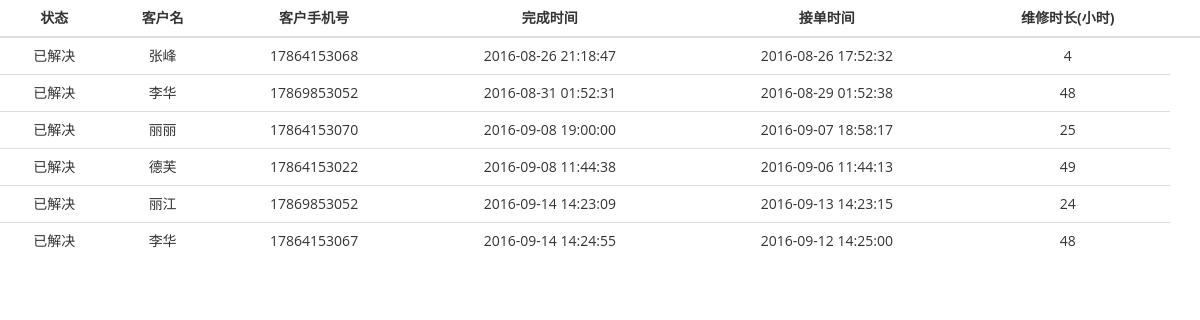
/Repair/repairsWeb/Manger/show_replayer_quest.php, run on the app's committed database.
### tables this page shows
CREATE TABLE `screen_order` (
  `id` int(11) NOT NULL AUTO_INCREMENT,
  `username` text,
  `userphone` text,
  `sockername` text,
  `sockerphone` text,
  `question` text,
  `position` text,
  `positionlocation` text,
  `time` datetime DEFAULT NULL,
  `static` text,
  `picture` text,
  `type` text,
  `completetime` datetime DEFAULT NULL,
  `racetime` datetime DEFAULT NULL,
  `appraise` text,
  PRIMARY KEY (`id`)
);

### Repair/repairsWeb/Manger/show_replayer_quest.php (the view, shortened to what this page needs)
<!DOCTYPE html PUBLIC "-//W3C//DTD XHTML 1.0 Transitional//EN" "http://www.w3.org/TR/xhtml1/DTD/xhtml1-transitional.dtd">
<html xmlns="http://www.w3.org/1999/xhtml">
<head>
<link rel="stylesheet" type="text/css" href="../lib/bootstrap/css/bootstrap.css">
<link rel="stylesheet" href="../lib/font-awesome/css/font-awesome.css">
<link rel="stylesheet" type="text/css" href="../stylesheets/theme.css">
</head>
<body>
<?php
$result = mysql_query("select * from screen_order where  static='已解决'");
echo "<table class='table'><thead><tr>";
		echo "
		<th>状态</th>
		<th>客户名</th>
		<th>客户手机号</th>
		<th>完成时间</th>
		<th>接单时间</th>
		<th>维修时长(小时)</th>
		";
		echo "<th style=' width='3.5em''></th></tr></thead>";
		echo "<tbody>";
while ($row = mysql_fetch_array($result)) {
            echo "<tr>
			<td>".$row['static']."</td>
			<td>".$row['sockername']."</td>
			<td>".$row['userphone']."</td>
			<td>".$row['completetime']."</td>
			<td>".$row['racetime']."</td>
			<td>".ceil(ceil(strtotime($row['completetime'])-strtotime($row['racetime']))/60/60)."</td>"
			;
   echo "</tr>";
        }
        echo "</tbody></table>";
?>
</body>
</html>

### Repair/repairsWeb/stylesheets/theme.css (style rules this page uses)
body { background: #fafafa; background-color:#FFF; background-position: initial initial; background-repeat: initial initial; margin: 0px; padding: 0px; }
body, h1, h2, h3, h4, h5, h6, p, a, .h1, .h2, .h3, .h4, .h5, .h6 { font-family: 'Open Sans', helvetica, arial, sans-serif; }

### data on the page
screen_order: static "已解决", sockername "张峰", userphone "17864153068", completetime "2016-08-26 21:18:47", racetime "2016-08-26 17:52:32", completetime+racetime "4"
screen_order: static "已解决", sockername "李华", userphone "17869853052", completetime "2016-08-31 01:52:31", racetime "2016-08-29 01:52:38", completetime+racetime "48"
screen_order: static "已解决", sockername "丽丽", userphone "17864153070", completetime "2016-09-08 19:00:00", racetime "2016-09-07 18:58:17", completetime+racetime "25"
screen_order: static "已解决", sockername "德芙", userphone "17864153022", completetime "2016-09-08 11:44:38", racetime "2016-09-06 11:44:13", completetime+racetime "49"
screen_order: static "已解决", sockername "丽江", userphone "17869853052", completetime "2016-09-14 14:23:09", racetime "2016-09-13 14:23:15", completetime+racetime "24"
screen_order: static "已解决", sockername "李华", userphone "17864153067", completetime "2016-09-14 14:24:55", racetime "2016-09-12 14:25:00", completetime+racetime "48"
